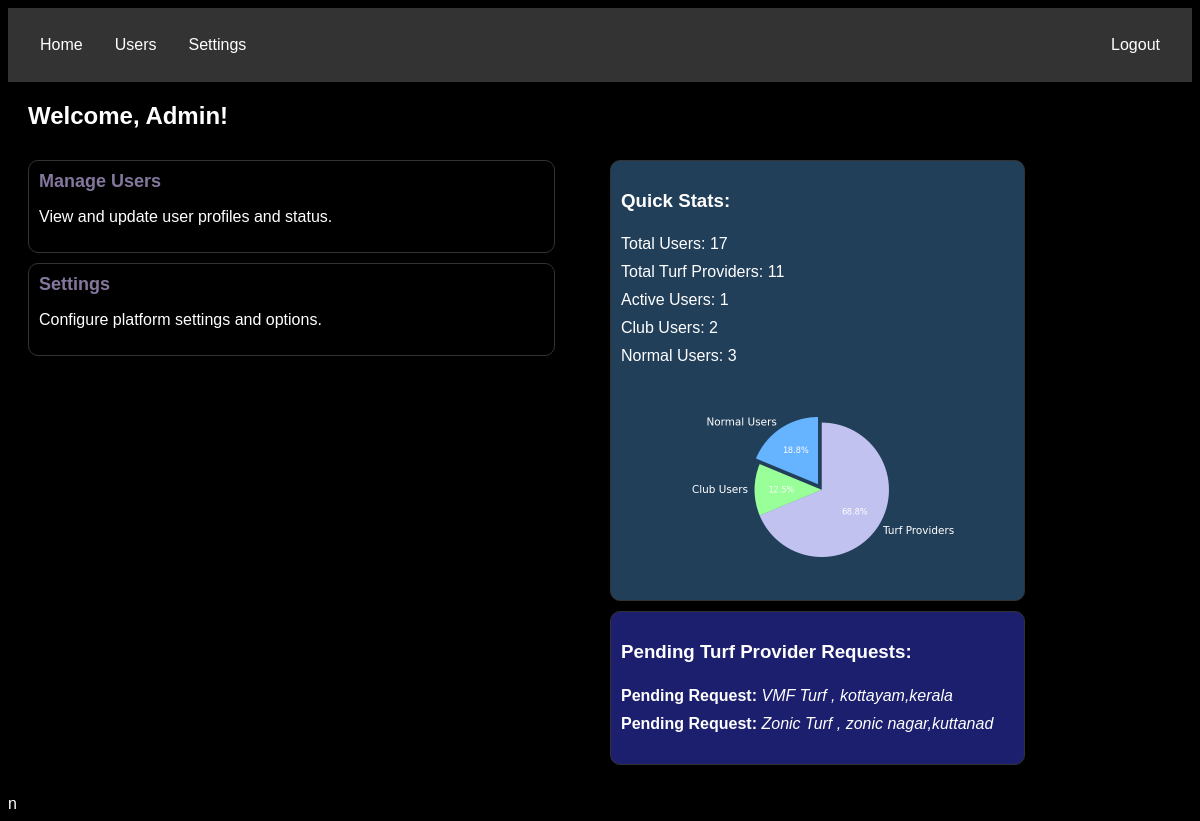
The page /adminreg/ (signed in) on the database its author committed.
### app/models.py (models this page shows, shortened)
class TurfProvider(models.Model):
    venue_name = models.CharField(max_length=255)
    email = models.EmailField(primary_key=True, unique=True)
    contact_number = models.CharField(max_length=15)
    document = models.FileField(upload_to='documents/')
    sports_type = models.CharField(
        max_length=10,
        choices=[('football', 'Football'), ('cricket', 'Cricket')]
    )
    address = models.TextField()
    location = models.CharField(max_length=100)
    is_active = models.BooleanField(default=False)
    random_password = models.CharField(max_length=20, null=True, blank=True)
    password_updated = models.BooleanField(default=False)

### app/views.py (the view, shortened to what this page needs)
# urls.py: path('adminreg/', adminreg, name="adminreg"),
def adminreg(request):
    if not request.session.get('email'):
        return redirect('index')  # Redirect to the index page if the user is not logged in
    total_users = Usertable.objects.count() + TurfProvider.objects.count()
    pending_providers = TurfProvider.objects.filter(is_active=False)
    admin_count = Usertable.objects.filter(role='admin').count()
    normal_users_count = Usertable.objects.filter(role='normal_user').count()
    club_users_count = Usertable.objects.filter(role='club_user').count()
    turf_providers_count = TurfProvider.objects.count()
    pie_chart_image = generate_pie_chart(normal_users_count, club_users_count, turf_providers_count)
    admin_users = Usertable.objects.filter(role='admin')
    normal_users = Usertable.objects.filter(role='normal_user')
    club_users = Usertable.objects.filter(role='club_user')
    turf_providers = TurfProvider.objects.all()
    context = {
        'admin_users': admin_users,
        'normal_users': normal_users,
        'club_users': club_users,
        'turf_providers': turf_providers,
        'total_users': total_users,
        'pending_providers': pending_providers,
        'pie_chart_image': pie_chart_image,
    }
    return render(request, 'adminreg.html', context)

### app/templates/adminreg.html (shortened to what this page needs)
<!DOCTYPE html>
<html>
<head>
</head>
<body>
    <div class="navbar">
        <a onclick="showContent('home')">Home</a>
        <a onclick="showContent('users')">Users</a>
        <a onclick="showContent('settings')">Settings</a>
        <a href="{% url 'logout' %}" class="logout">Logout</a>
    </div>
    <div id="home" class="content welcome active">
        <h2>Welcome, Admin!</h2>
        <div class="section-container">
            <div class="left-section">
                <div class="info-box">
                    <a onclick="showContent('users')" class="box-link">Manage Users</a>
                    <p class="box-description">View and update user profiles and status.</p>
                </div>
                <div class="info-box">
                    <a href="#settings" class="box-link">Settings</a>
                    <p class="box-description">Configure platform settings and options.</p>
                </div>
            </div>
            <div class="right-section">
                <div class="info-box">
                    <h3>Quick Stats:</h3>
                    <ul class="info-list">
                        <li class="info-item">Total Users: {{ total_users }}</li>
                        <li class="info-item">Total Turf Providers: {{ turf_providers.count }}</li>
                        <li class="info-item">Active Users: {{ admin_users.count }}</li>
                        <li class="info-item">Club Users: {{ club_users.count }}</li>
                        <li class="info-item">Normal Users: {{ normal_users.count }}</li>
                    </ul>
                    <div class="pie-chart" style="text-align: center;">
                        <img alt="Pie Chart" width="300">
                    </div>
                </div>
                <div class="info-box">
                    <h3>Pending Turf Provider Requests:</h3>
                    <ul class="info-list">
                        {% for provider in pending_providers %}
                            <li class="info-item"><strong>Pending Request:</strong> <i>{{ provider.venue_name }} , {{ provider.address }}</i></li>
                        {% empty %}
                            <li class="info-item">No pending requests</li>
                        {% endfor %}
                    </ul>
                </div>
            </div>
        </div>
    </div>
</body>
</html>

### app/templates/adminreg.html (style rules this page uses)
body { font-family: Arial, sans-serif; background-color: black; }
.navbar { background-color: #333; overflow: hidden; color: white; padding: 14px 16px; }
.navbar a { color: white; text-decoration: none; padding: 14px 16px; float: left; cursor: pointer; }
.navbar .logout { float: right; }
.content { margin: 20px; }
.user-view, .welcome { display: none; }
.user-view.active, .welcome.active { display: block; }
body, .navbar a, .user-card h2, .user-card p { color: white; }
.section-container { display: flex; justify-content: space-between; align-items: flex-start; }
.right-section { width: calc(50% - 10px); }
.left-section { width: calc(45% - 10px); }
.info-box { border: 1px solid #333; border-radius: 10px; padding: 10px; margin: 10px 0; cursor: pointer; transition: background-color 0.3s; width: 100%; }
.box-link { color: rgb(132, 119, 157); text-decoration: none; font-weight: bold; font-size: 18px; }
.box-description { color: white; }
.info-list { list-style: none; padding: 0; }
.info-item { padding: 5px 0; color: white; }
.right-section .info-box:nth-child(1) { background-color: #223f5a; width: 70%; }
.right-section .info-box:nth-child(2) { background-color: rgb(27, 31, 109); width: 70%; }
.pie-chart { text-align: right; display: block; margin-top: 0px; }
.info-list { display: flex; flex-direction: column; align-items: left; }

### rows shown on the page
TurfProvider: venue_name "VMF Turf", address "kottayam,kerala"
TurfProvider: venue_name "Zonic Turf", address "zonic nagar,kuttanad"

### other values the page prints
{{ total_users }} "17"
{{ turf_providers.count }} "11"
{{ admin_users.count }} "1"
{{ club_users.count }} "2"
{{ normal_users.count }} "3"
